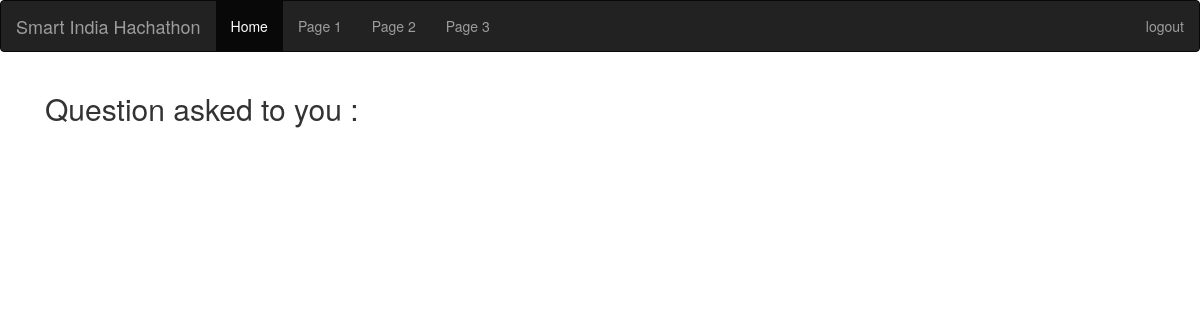
Page /department_view_question/ (signed in) on the earlier database version.
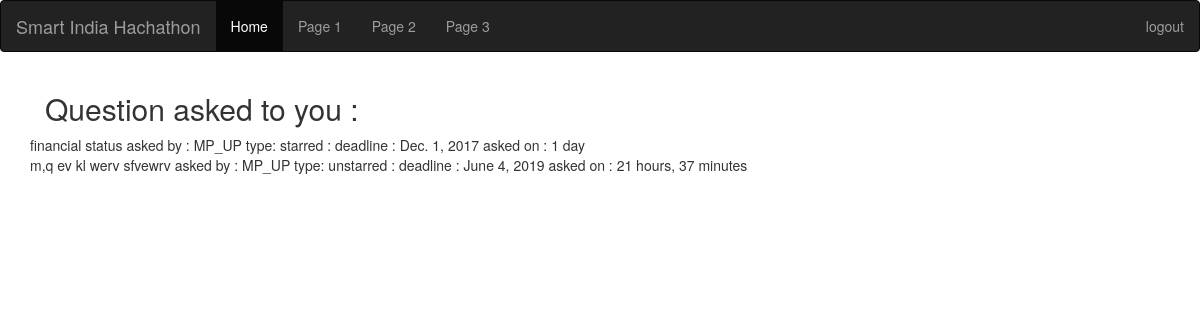
Same page on the later database version.
### portal/models.py (models this page shows, shortened)
class QuestionFor(models.Model):
    question = models.ForeignKey(Question)
    asked_to = models.ForeignKey(Department)
    answer = models.TextField(null=True)

class Question(models.Model):
    text = models.CharField(max_length=5000)
    subject = models.CharField(max_length=5000)
    type = models.CharField(max_length=50) # in the form section we'll use choice field.
    timestamp = models.DateTimeField(auto_now=True,null=True)
    deadline = models.DateField() # default is gonna be 3 days
    asked_by = models.ForeignKey(User)

### portal/views.py (the view)
# urls.py: url(r'^department_view_question/$',department_question,name="department_view_question"),
def department_question(request):
    dept_user = Department.objects.get(user=User.objects.get(username=request.user))
    question = QuestionFor.objects.all().filter(asked_to=dept_user)
    context = {
        "title":"Welcome to Department DashBoard",
        'question':question
    }
    return render(request,"portal/department_view_question.html",context)

### portal/templates/portal/department_view_question.html
{% extends "portal/base.html" %}
{% block department_dashboard %}
    <div class="container">
        <h2>Question asked to you :</h2>
        <div class="row">
        {% for q in question %}
            <div> {{ q.question.text }} asked by : {{ q.question.asked_by }} type: {{ q.question.type }} : deadline : {{ q.question.deadline }} asked on : {{ q.question.timestamp|timesince }}</div>
        {% endfor %}
        </div>
    </div>
{% endblock %}

### portal/templates/portal/base.html (shortened to what this page needs)
<!DOCTYPE html>
<html>
<head>
    {% load staticfiles %}
    <link rel="stylesheet" href="http://maxcdn.bootstrapcdn.com/bootstrap/3.3.6/css/bootstrap.min.css">
</head>
<body>
<nav class="navbar navbar-inverse">
    <div class="container-fluid">
        <div class="navbar-header">
            <a class="navbar-brand" href="#">Smart India Hachathon</a>
        </div>
        <ul class="nav navbar-nav">
            <li class="active"><a href="#">Home</a></li>
            <li><a href="#">Page 1</a></li>
            <li><a href="#">Page 2</a></li>
            <li><a href="#">Page 3</a></li>
        </ul>
        <ul class="nav navbar-nav navbar-right">
            <li><a href="{% url 'logout' %}">{% if request.user.is_authenticated %}logout{% endif %}</a></li>
        </ul>
    </div>
</nav>
<div class="container">
    {% block department_dashboard %}{% endblock %}
</div>
</body>
</html>

Differences in the rows shown:
added QuestionFor: question.text "financial status", question.asked_by "MP_UP", question.type "starred", question.deadline "Dec. 1, 2017", question.timestamp "1 day"
added QuestionFor: question.text "m,q ev kl werv sfvewrv", question.asked_by "MP_UP", question.type "unstarred", question.deadline "June 4, 2019", question.timestamp "21 hours, 37 minutes"
